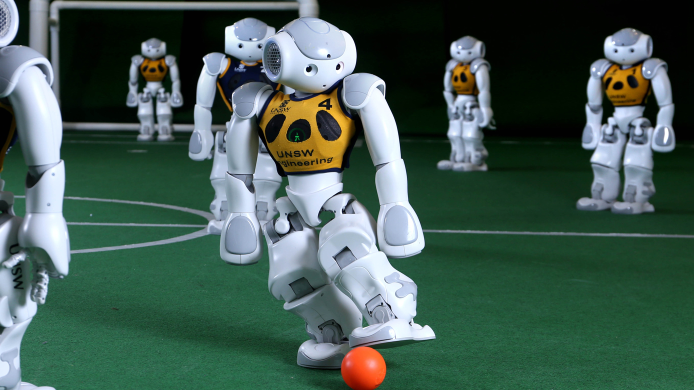
//> input picture Lab 3  Callback and color segmentation-20230329/robocup.jpg, 1387 x 780 px (shown at 1/2 size)
$ ./task5 robocup.jpg   (built with g++ and OpenCV 4)
//> lines starting //> are read from the running program, lines starting //| are printed output that depends on the picture; after the words box and inside, x2 and y2 are one past the last pixel; in counts of white or black regions, pixels touching at a corner belong together
#include <opencv2/highgui.hpp>
#include <iostream>
#include <filesystem>

#define NEIGHBORHOOD_X 9
#define NEIGHBORHOOD_Y 9
#define THRESHOLD 90

using namespace std;

bool PREDEFINED = false;

void onMouse(int event, int x, int y, int flags, void* userdata){
    if(event==cv::EVENT_LBUTTONDOWN){
        cv::Mat image=*(cv::Mat*)userdata;
        cv::Mat output=image.clone();

        //Prevents segmentation fault looking outside image boundaries
        if(y+NEIGHBORHOOD_Y>output.rows || x+NEIGHBORHOOD_X>output.cols){
            return;
        }

        //TASK 3
        //Creates a rectangle around the pixel
        cv::Rect rect(x, y, NEIGHBORHOOD_X, NEIGHBORHOOD_Y);
        //Calculate mean of 9x9 neighborhood
        cv::Scalar mean = cv::mean(output(rect));
        cout << "BGR mean: " << mean << endl;

        //TASK 4
        //Create a mask
        if(PREDEFINED){
            mean=cv::Vec3b(92, 37, 201);
        }
        cv::Mat mask(image.rows, image.cols, CV_8U);
        for(int i=0; i<image.rows; i++){
            for(int j=0; j<image.cols; j++){
                cv::Vec3b pixel=image.at<cv::Vec3b>(i,j);
                if(abs(pixel[0]-mean[0])<THRESHOLD && abs(pixel[1]-mean[1])<THRESHOLD && abs(pixel[2]-mean[2])<THRESHOLD)
                    mask.at<uchar>(i,j)=255;
                else
                    mask.at<uchar>(i,j)=0;
            }
        }
        cv::imshow("Mask", mask);
        if(PREDEFINED)
            cv::imwrite("./output/mask_predefined.png", mask);
        else
            cv::imwrite("./output/mask.png", mask);

        //TASK 5
        cv::Vec3b color=cv::Vec3b(static_cast<uchar>(mean[0]), static_cast<uchar>(mean[1]), static_cast<uchar>(mean[2]));
        cv::Mat mask2(image.rows, image.cols, CV_8UC3);
        for(int i=0; i<image.rows; i++){
            for(int j=0; j<image.cols; j++){
                if(mask.at<uchar>(i,j)==255)
                    mask2.at<cv::Vec3b>(i,j)=color;
                else
                    mask2.at<cv::Vec3b>(i,j)=image.at<cv::Vec3b>(i,j);
			}
		}
        cv::imshow("Mask 2", mask2);
        if(PREDEFINED)
            cv::imwrite("./output/mask2_predefined.png", mask);
        else
            cv::imwrite("./output/mask2.png", mask);
    }
}

int main(int argc, char** argv){
    if(argc<2){
        cout << "Image filename shall be provided!" << endl;
        return -1;
    }

    cv::Mat image=cv::imread(argv[1]);
//> image is the input picture: 780 rows x 1387 cols, CV_8UC3; mean B, G, R 82.7, 92.1, 67.9
    if(image.data==NULL){
        cout << "Image not found!" << endl;
        return -1;
    }else{
        filesystem::create_directory("./output");
    }

    if(argc>2 && string(argv[2])=="predefined"){
        PREDEFINED = true;
    }

    cv::namedWindow("Image");
    cv::imshow("Image", image);
    cv::setMouseCallback("Image", onMouse, (void*)&image);

    cv::waitKey(0);
//> the left mouse button is pressed and released at (693, 390)
//> in onMouse, `cv::imshow("Mask", mask);`:
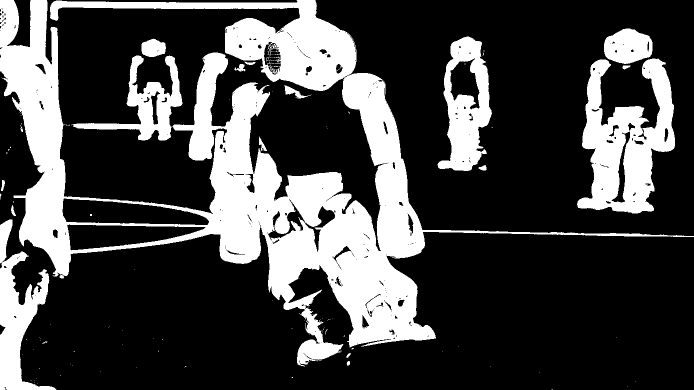
//> window 'Mask': 780 rows x 1387 cols, CV_8UC1 (shown at 1/2 size); 27.1% white; 128 white regions (109 under 20 px), largest, box (x1, y1, x2, y2) and area: (0, 0, 1387, 733) 211248, (1154, 117, 1350, 427) 32461, (875, 73, 984, 342) 15586
//> in onMouse, `cv::imshow("Mask 2", mask2);`:
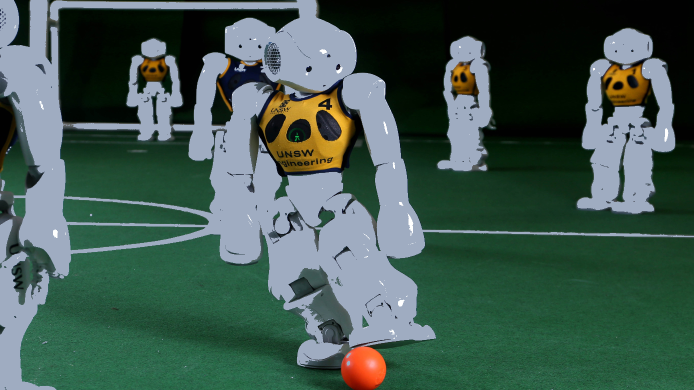
//> window 'Mask 2': 780 rows x 1387 cols, CV_8UC3 (shown at 1/2 size); mean B, G, R 81.5, 90.3, 66.4
    cv::destroyAllWindows();

    return 0;
}
